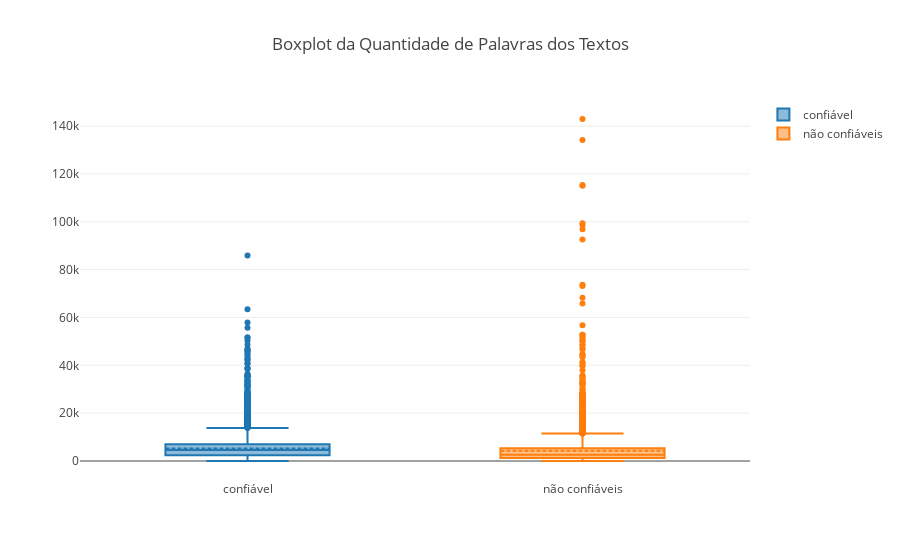

Notebook code cell kept with this figure:
### Code cell
confiavel = go.Box(y=reliable.text_comprimento, name = 'confiável', boxmean=True)
nao_confiavel = go.Box(y=unreliable.text_comprimento, name = 'não confiáveis', boxmean=True)
data = [confiavel, nao_confiavel]
layout = go.Layout(title = "Boxplot da Quantidade de Palavras dos Textos")
fig = go.Figure(data=data,layout=layout)
py.iplot(fig)

### Figure 1 — Plotly figure (JSON) as saved in the notebook; plotly's stock layout.template omitted (floating-point values rounded to 4 significant figures; data arrays with more than 128 entries replaced by an {"elided": "..."} marker saying what was removed)
{"data": [{"boxmean": true, "name": "confiável", "type": "box", "uid": "503935bf-d294-4f52-be1a-bdb23404ab18", "y": {"elided": "10361 int values"}}, {"boxmean": true, "name": "não confiáveis", "type": "box", "uid": "b88c1107-2149-4dec-86f9-59f80db5ac8d", "y": {"elided": "7924 int values"}}], "layout": {"autosize": true, "title": {"text": "Boxplot da Quantidade de Palavras dos Textos"}, "xaxis": {"autorange": true, "range": [-0.5, 1.5], "type": "category"}, "yaxis": {"autorange": true, "range": [-7941.0, 150900.0], "type": "linear"}}}
